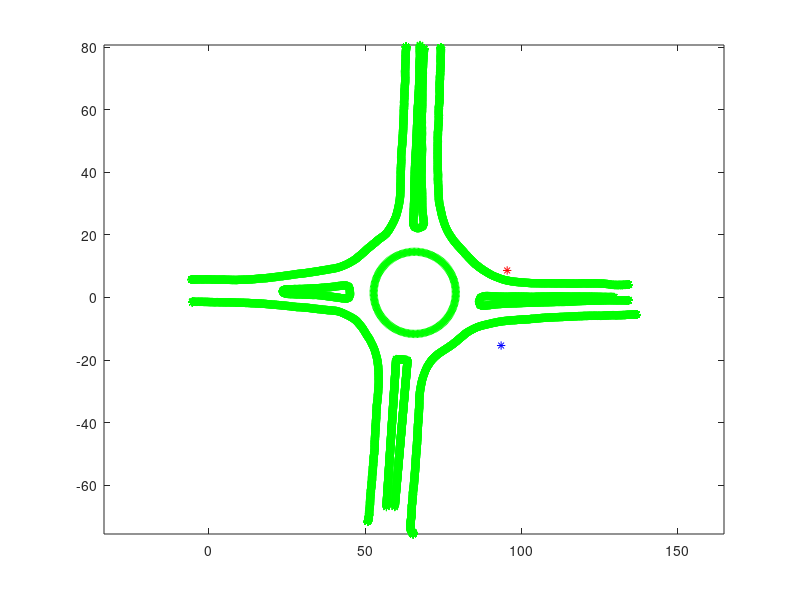

MATLAB code for this plot: (Note: this script raises an error after producing the figure.)
%--------------------------------------------------------------------------
%            Parthasarathy Nadarajan
%            CARISSMA & Technische Hochschule Ingolstadt (THI)
%            EXTRACTION OF INFORMATION FROM THE RECORDED DATA
%            TYPE OF SCENARIO: ROUNDABOUT NEAR OUTDOOR FACILITY
%            SENSOR: DRONE
%--------------------------------------------------------------------------
clc; clearvars; close all;

% Load the road infrastructure - recorded using SP80
load('roadInfrastructure'); % <-- Road points
load('GCP_struct'); % <-- Ground control points
load('resolution'); % <-- Information for pixel to metre conversion
figure(1);
plot(xRoad, yRoad, 'g*'); hold on; axis equal;

% Rotate and translate the ground control points
rotAngle = -20; % manually found
R = [cosd(rotAngle) -sind(rotAngle); sind(rotAngle) cosd(rotAngle)];
rotated_North = [GCP_north.x GCP_north.y]*R;
rotated_South = [GCP_south.x GCP_south.y]*R;
x_GCPNorth = rotated_North(1)-590; % manually found
y_GCPNorth = rotated_North(2)-160; % manually found
x_GCPSouth = rotated_South(1)-590;% manually found
y_GCPSouth = rotated_South(2)-160;% manually found
plot(x_GCPNorth, y_GCPNorth, 'r*');
plot(x_GCPSouth, y_GCPSouth, 'b*');

% Load the scenarios
load('DJI_0050_fhd_reg_Tracking_Output_191112.mat');
videoID = 1;
% Rotate and translate the data from drone
x_GCPNorth_Image = resolution(videoID).xPixel_GCPNorth*...
    resolution(videoID).value;
y_GCPNorth_Image = (1080*resolution(videoID).value - ...
    resolution(videoID).yPixel_GCPNorth*resolution(videoID).value);
x_GCPSouth_Image = resolution(videoID).xPixel_GCPSouth*...
    resolution(videoID).value;
y_GCPSouth_Image = (1080*resolution(videoID).value - ...
    resolution(videoID).yPixel_GCPSouth*resolution(videoID).value);

% Angle between the measurements from SP80 and drone
angle_SP80 = atan2((y_GCPNorth-y_GCPSouth), (x_GCPNorth-x_GCPSouth));
angle_Drone = atan2((y_GCPNorth_Image-y_GCPSouth_Image),...
    (x_GCPNorth_Image-x_GCPSouth_Image));
rotAngle = -(angle_SP80-angle_Drone);
% Rotation
R = [cos(rotAngle) -sin(rotAngle); sin(rotAngle) cos(rotAngle)];
rotated_NorthImage = [x_GCPNorth_Image y_GCPNorth_Image]*R;
rotated_SouthImage = [x_GCPSouth_Image y_GCPSouth_Image]*R;
% Translation
diffX = x_GCPNorth-rotated_NorthImage(1);
diffY = y_GCPNorth-rotated_NorthImage(2);
x_GCPNorth_Image_1 = rotated_NorthImage(1)+diffX;
y_GCPNorth_Image_1 = rotated_NorthImage(2)+diffY;
x_GCPSouth_Image_1 = rotated_SouthImage(1)+diffX;
y_GCPSouth_Image_1 = rotated_SouthImage(2)+diffY;
figure(1);
plot(x_GCPNorth_Image_1, y_GCPNorth_Image_1, 'bo');
plot(x_GCPSouth_Image_1, y_GCPSouth_Image_1, 'bo');
scenario.posX = zeros(size(posXCleaned,1), size(posXCleaned,2));
scenario.posY = zeros(size(posXCleaned,1), size(posXCleaned,2));
scenario.v = zeros(size(posXCleaned,1), size(posXCleaned,2));
scenario.psi = zeros(size(posXCleaned,1), size(posXCleaned,2));
scenario.aX = zeros(size(posXCleaned,1), size(posXCleaned,2));
scenario.aY = zeros(size(posXCleaned,1), size(posXCleaned,2));
scenario.vehLength = zeros(size(posXCleaned,1), size(posXCleaned,2));
scenario.vehWidth = zeros(size(posXCleaned,1), size(posXCleaned,2));

% Rotation
for i = 1:size(posXCleaned,2)
    id = find(posXCleaned(:,i) ~= 0); 
    rotatedPoints = [posXCleaned(id,i) posYCleaned(id,i)]*R;
    scenario.posX(id,i) = rotatedPoints(:,1)+diffX;
    scenario.posY(id,i) = rotatedPoints(:,2)+diffY;
    scenario.v(id,i) = speedCleaned(id,i);
    scenario.psi(id,i) = veh_yawCleaned(id,i);
    scenario.aX(id,i) = accX_LTPCleaned(id,i);
    scenario.aY(id,i) = accY_LTPCleaned(id,i);
    scenario.vehLength(id,i) = veh_lengthCleaned(id,i);
    scenario.vehWidth(id,i) = veh_widthCleaned(id,i);
    figure(1);
    p1 = plot(scenario.posX(id,i), scenario.posY(id,i), 'm*');
    figure(2);
    subplot(4,1,1); plot(scenario.v(id,i), '--b', 'LineWidth', 2);
    subplot(4,1,2); plot(scenario.psi(id,i), '--g', 'LineWidth', 2);
    subplot(4,1,3); plot(scenario.aX(id,i), '--g', 'LineWidth', 2); 
    subplot(4,1,4); plot(scenario.aY(id,i), '--m', 'LineWidth', 2);
    delete(p1);
    clear rotatedPoints
end

